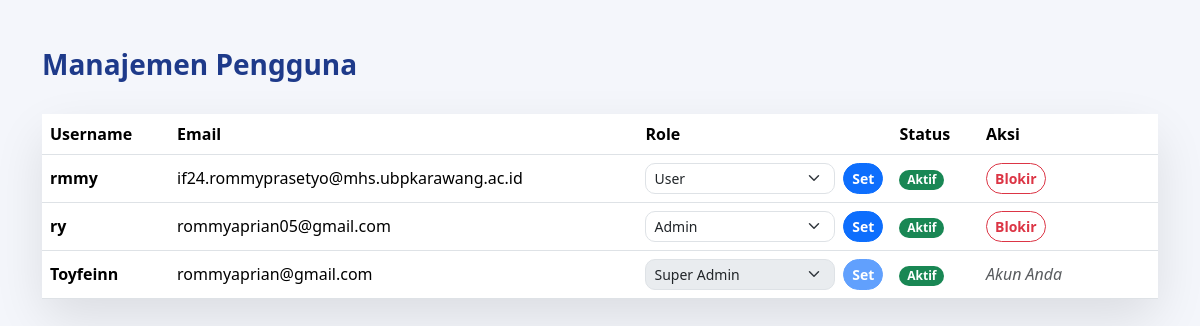
Screenshot of /super_admin/manage_users.php (signed in) with the database file from the repository.
### tables this page shows
CREATE TABLE `users` (
  `id` int(11) UNSIGNED NOT NULL,
  `username` varchar(50) NOT NULL,
  `password` varchar(255) NOT NULL,
  `email` varchar(100) NOT NULL,
  `role` enum('user','admin','super_admin') NOT NULL DEFAULT 'user',
  `is_active` tinyint(1) DEFAULT 1,
  `created_at` timestamp NOT NULL DEFAULT current_timestamp(),
  `reset_token` varchar(64) DEFAULT NULL,
  `token_expiry` datetime DEFAULT NULL
);

### super_admin/manage_users.php (the view, shortened to what this page needs)
<?php
require_once '../config/database.php';
$current_user_id = $_SESSION['user_id'];
$users = $pdo->query("SELECT * FROM users ORDER BY role ASC, username ASC")->fetchAll();
?>
<!DOCTYPE html>
<html lang="id">
<head>
    <link href="https://cdn.jsdelivr.net/npm/bootstrap@5.3.3/dist/css/bootstrap.min.css" rel="stylesheet">
    <link href="https://cdn.jsdelivr.net/npm/bootstrap-icons@1.11.3/font/bootstrap-icons.min.css" rel="stylesheet">
</head>
<body>
<div class="container mt-5">
    <div class="d-flex justify-content-between align-items-center mb-4">
        <h3 class="page-title">Manajemen Pengguna</h3>
    </div>
    <div class="card card-custom">
        <div class="table-responsive">
            <table class="table table-hover align-middle mb-0">
                <thead>
                    <tr>
                        <th>Username</th>
                        <th>Email</th>
                        <th>Role</th>
                        <th>Status</th>
                        <th style="width:180px">Aksi</th>
                    </tr>
                </thead>
                <tbody>
                    <?php foreach ($users as $u): ?>
                    <tr>
                        <td class="fw-semibold">
                            <?= htmlspecialchars($u['username']) ?>
                        </td>
                        <td>
                            <?= htmlspecialchars($u['email']) ?>
                        </td>
                        <td>
                            <form method="POST" class="d-flex gap-2">
                                <select name="new_role"
                                        class="form-select form-select-sm"
                                        <?= $u['id'] == $current_user_id ? 'disabled' : '' ?>>
                                    <option value="user" <?= $u['role']=='user'?'selected':'' ?>>User</option>
                                    <option value="admin" <?= $u['role']=='admin'?'selected':'' ?>>Admin</option>
                                    <option value="super_admin" <?= $u['role']=='super_admin'?'selected':'' ?>>Super Admin</option>
                                </select>
                                <button type="submit"
                                        class="btn btn-sm btn-primary btn-rounded"
                                        <?= $u['id'] == $current_user_id ? 'disabled' : '' ?>>
                                    Set
                                </button>
                            </form>
                        </td>
                        <td>
                            <span class="badge rounded-pill bg-<?= $u['is_active'] ? 'success' : 'danger' ?>">
                                <?= $u['is_active'] ? 'Aktif' : 'Nonaktif' ?>
                            </span>
                        </td>
                        <td>
                            <?php if($u['id'] != $current_user_id): ?>
                            <form method="POST" class="d-inline">
                                <button type="submit"
                                        class="btn btn-sm btn-<?= $u['is_active'] ? 'outline-danger' : 'outline-success' ?> btn-rounded">
                                    <?= $u['is_active'] ? 'Blokir' : 'Aktifkan' ?>
                                </button>
                            </form>
                            <?php else: ?>
                                <span class="text-muted fst-italic">Akun Anda</span>
                            <?php endif; ?>
                        </td>
                    </tr>
                    <?php endforeach; ?>
                </tbody>
            </table>
        </div>
    </div>
</div>
</body>
</html>

### super_admin/manage_users.php (style rules this page uses)
body { background:#f4f6fb; font-family:"Segoe UI", sans-serif; }
.page-title { font-weight:800; color:#1e3a8a; }
.card-custom { border:none; border-radius:20px; box-shadow:0 20px 50px rgba(0,0,0,.1); }
.table thead { background:#1e3a8a; color:#fff; }
.table td { vertical-align:middle; }
.btn-rounded { border-radius:999px; font-weight:600; }
.form-select-sm { border-radius:10px; }

### rows the page displays
users: username "rmmy", email "if24.rommyprasetyo@mhs.ubpkarawang.ac.id", new_role "User", is_active "Aktif"
users: username "ry", email "rommyaprian05@gmail.com", new_role "Admin", is_active "Aktif"
users: username "Toyfeinn", email "rommyaprian@gmail.com", new_role "Super Admin", is_active "Aktif", shows "Akun Anda"
